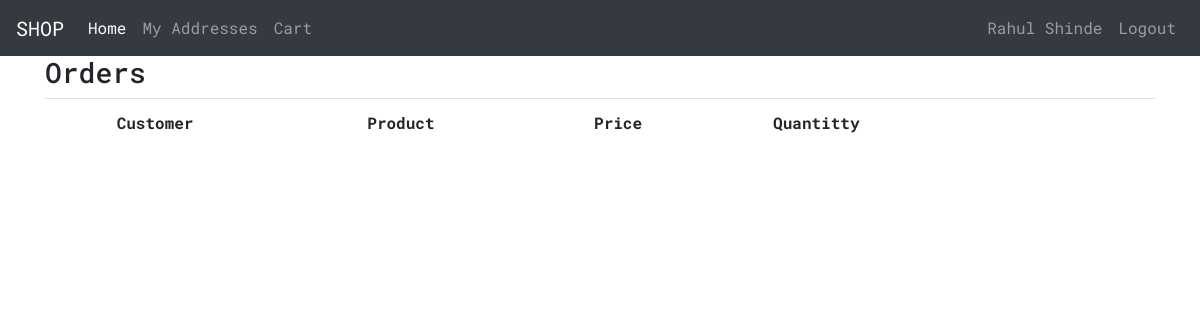
The app's page /customer/ (signed in), older data.
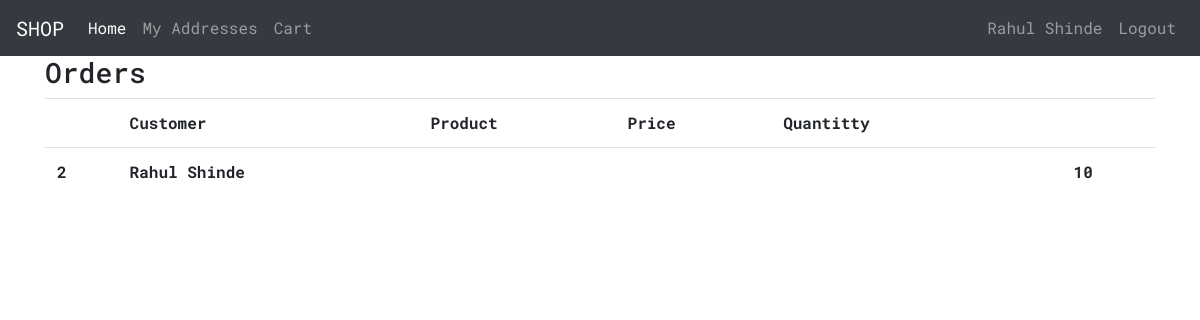
The same page, newer data.
### cart/models.py (models this page shows, shortened)
class Cart(models.Model):
    OPEN = 10
    SUBMITTED = 20
    STATUSES = (
        (OPEN, 'Open'), (SUBMITTED, 'Submitted'),
    )
    user = models.ForeignKey(User, on_delete=models.CASCADE,
        null=True, blank=True, related_name='cart')
    status = models.IntegerField(choices=STATUSES, default=OPEN)

### user/models.py (models this page shows, shortened)
class User(AbstractBaseUser):
    email           = models.EmailField(verbose_name=r'Email Address', unique=True)
    first_name      = models.CharField(max_length=60)
    last_name       = models.CharField(max_length=60)
    admin           = models.BooleanField(default=False)
    staff           = models.BooleanField(default=False)
    active          = models.BooleanField(default=True)
    USERNAME_FIELD  = 'email'
    REQUIRED_FIELDS = ['first_name', 'last_name']
    objects = UserManager()
    def __str__(self):
        return " ".join([self.first_name, self.last_name])
    def get_name(self):
        return " ".join([self.first_name, self.last_name])
    @property
    def is_active(self):
        return self.active

### user/views.py (the view)
# urls.py: path('customer/', views.customer, name='customer'),
def customer(request):
    orders = Cart.objects.filter(user=request.user)
    context = {'orders': orders}
    return render(request, 'user/customer.html', context)

### user/templates/user/customer.html
{% extends 'base.html' %}
{% block content %}
<h3>Orders </h3>
<table class="table">
    <tr>
        <th></th>
        <th>Customer</th>
        <th>Product</th>
        <th>Price</th>
        <th>Quantitty</th>
        <th></th>
        <th></th>
    </tr>
    {% for order in orders %}
    <tr>
        <th>{{ order.id }}</th>
        <th>{{ order.user}}</th>
        <th>{{ order.cart_item.product }}</th>
        <th>{{ order.cart_item.product }}</th>
        <th>{{ order.order.billing_address }}</th>
        <th>{{ order.order.shipping_address }}</th>
        <th>{{ order.status }}</th>
    </tr>
    {% endfor %}
</table>
{% endblock content %}

Row changes from the older to the newer data that the page shows:
added Cart: id "2", user "Rahul Shinde", status "10"
